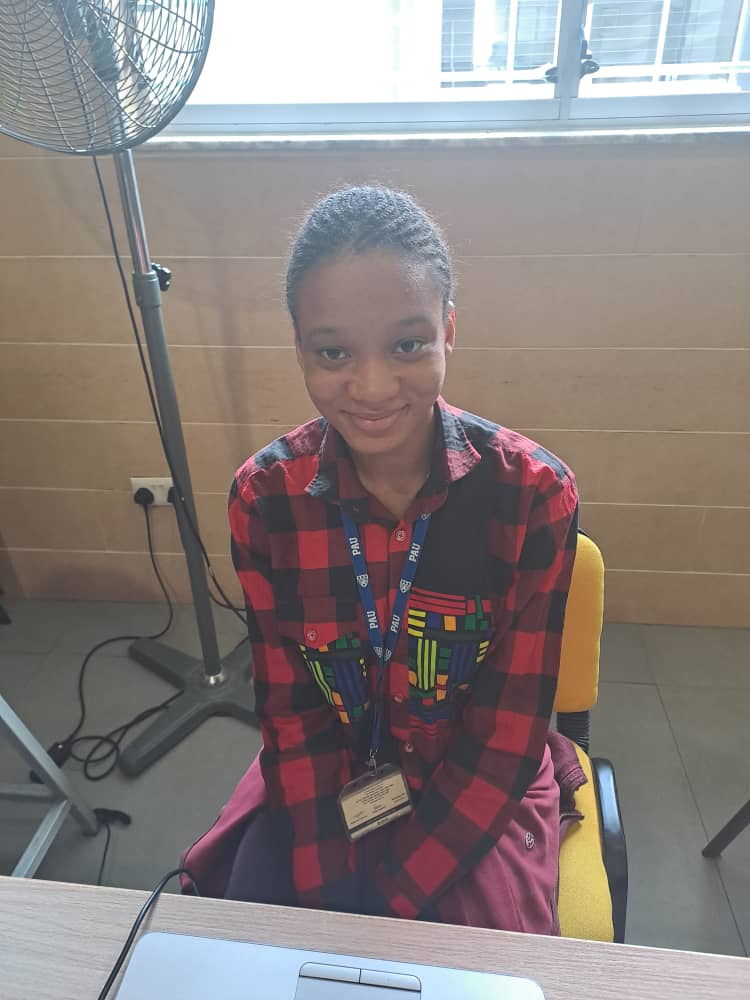
#> input picture wk2/Project2/dumebi.jpeg, 750 x 1000 px
$ python Project2.py
#> lines starting #> are read from the running program, lines starting #| are printed output that depends on the picture
import cv2
import matplotlib.pyplot as plt
import numpy as np

dumebi_image=cv2.imread("./dumebi.jpeg")
#> dumebi_image is the input picture: shape (1000, 750, 3); mean B, G, R 127.7, 129, 137.5
bimpe_image=cv2.imread("./bimpe.jpeg")
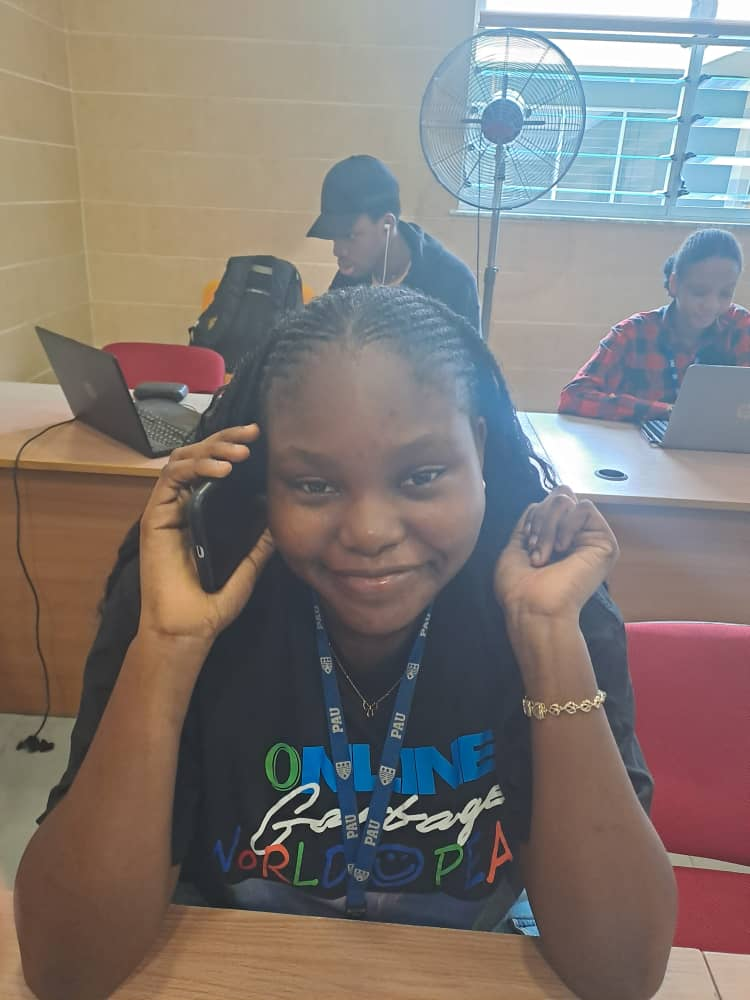
#> input picture wk2/Project2/bimpe.jpeg, 750 x 1000 px
#> bimpe_image is the input picture: shape (1000, 750, 3); mean B, G, R 115.9, 120.2, 128
ada_image=cv2.imread("./ada.jpeg")
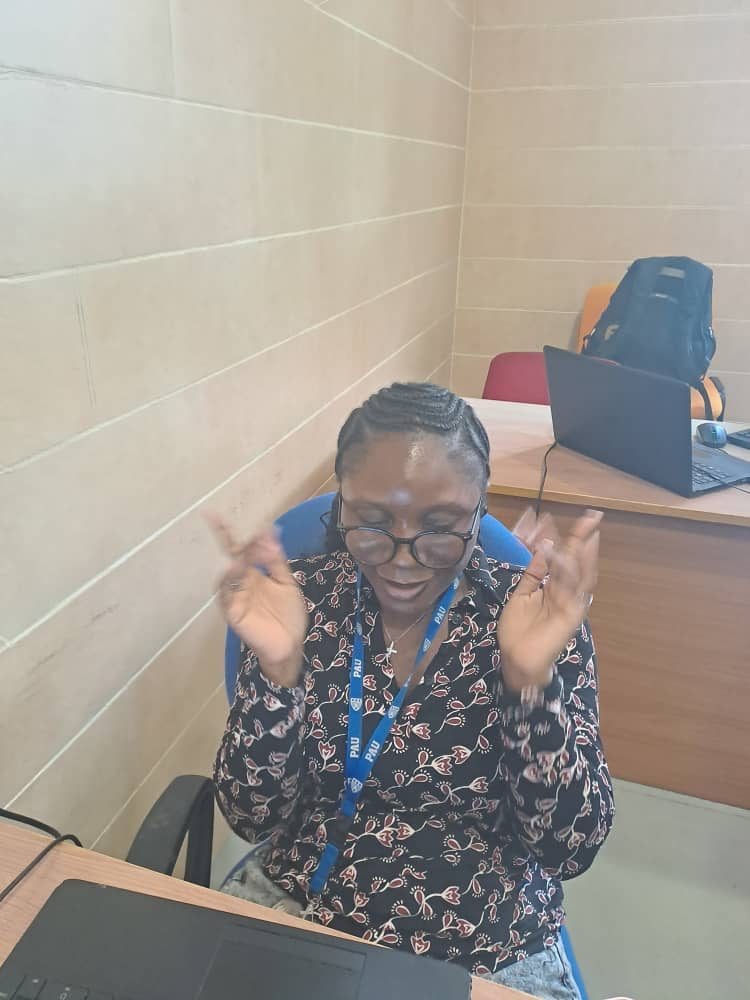
#> input picture wk2/Project2/ada.jpeg, 750 x 1000 px
#> ada_image is the input picture: shape (1000, 750, 3); mean B, G, R 147.4, 154.8, 160.8
chima_image=cv2.imread("./chima.jpeg")
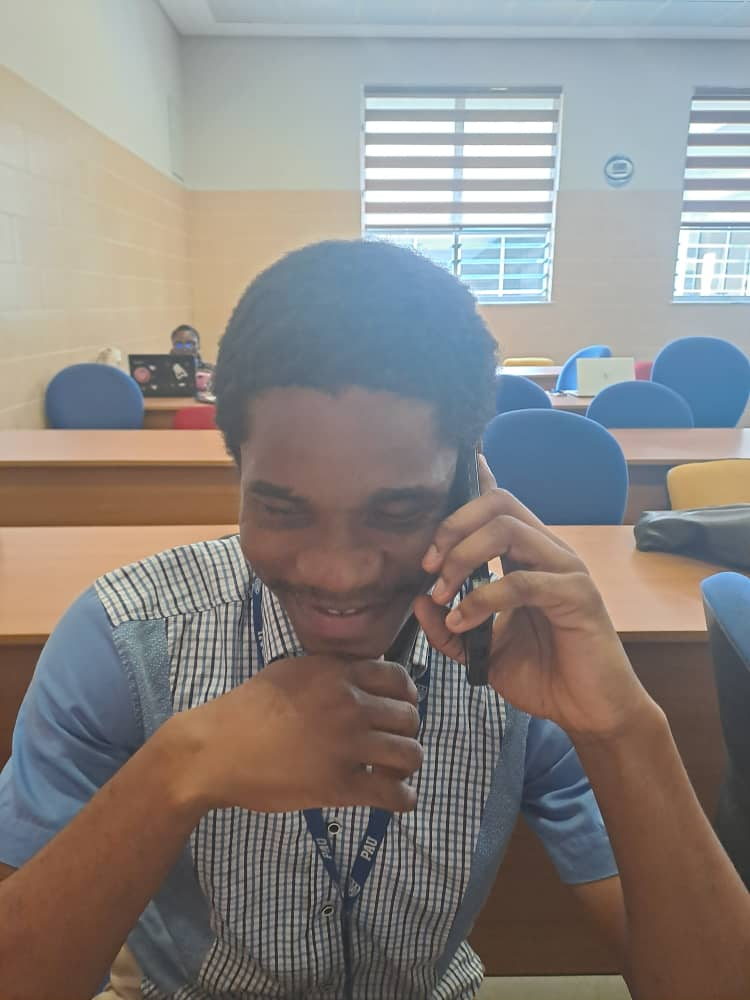
#> input picture wk2/Project2/chima.jpeg, 750 x 1000 px
#> chima_image is the input picture: shape (1000, 750, 3); mean B, G, R 129.5, 132.8, 137.7
clement_image=cv2.imread("./clement.jpeg")
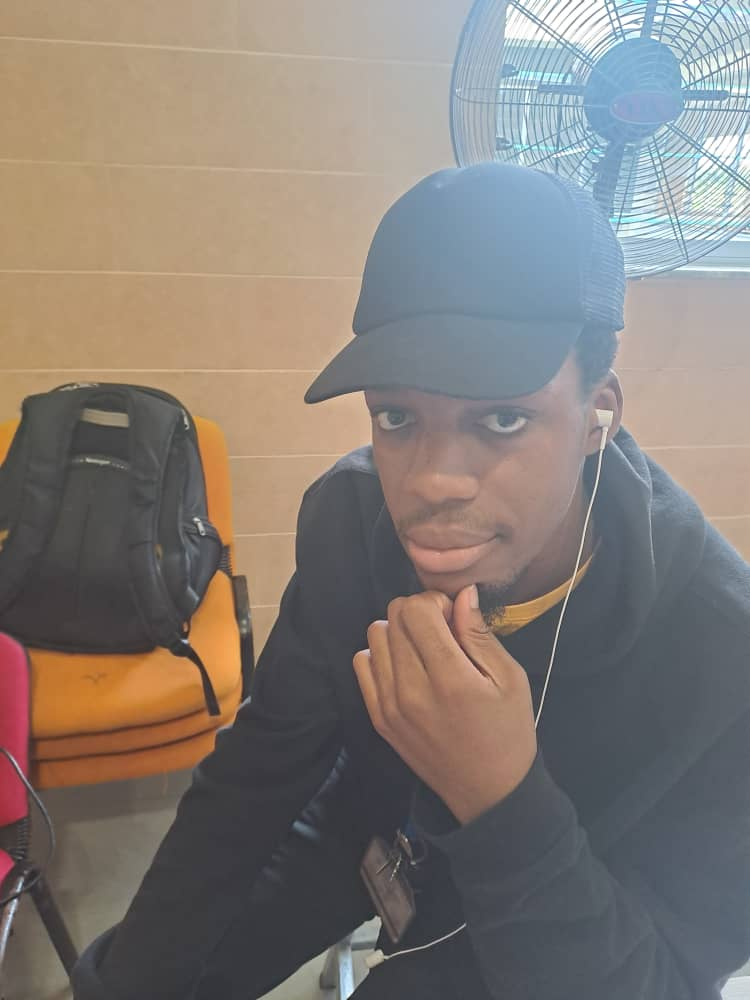
#> input picture wk2/Project2/clement.jpeg, 750 x 1000 px
#> clement_image is the input picture: shape (1000, 750, 3); mean B, G, R 118.8, 124.6, 132.4
esonu_image=cv2.imread("./esonu.jpeg")
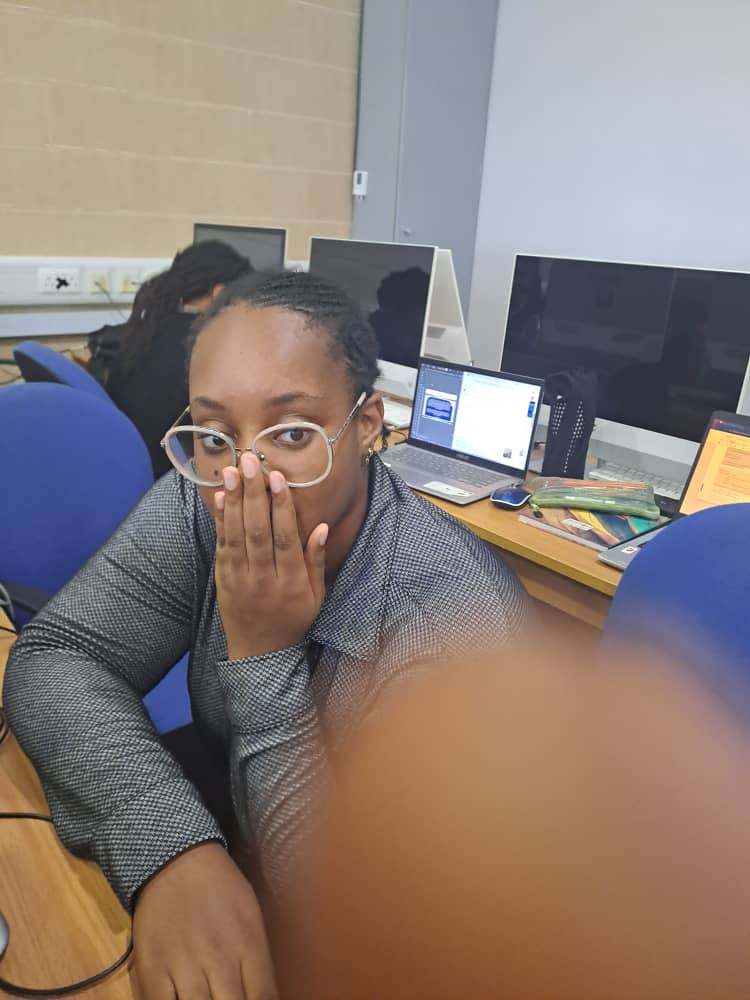
#> input picture wk2/Project2/esonu.jpeg, 750 x 1000 px
#> esonu_image is the input picture: shape (1000, 750, 3); mean B, G, R 119.1, 124.5, 138.2
love_image=cv2.imread("./love.jpeg")
maryam_image=cv2.imread("./maryam.jpeg")
miracle_image=cv2.imread("./miracle.jpeg")
oyinda_image=cv2.imread("./oyinda.jpeg")
tomi_image=cv2.imread("./tomi.jpeg")

lyst=["Dumebi", "Bimpe", "Ada","Chima", "Clement", "Esonu", "Love","Maryam", "Miracle", "Oyinda", "Tomi"]

picture_dict={
"Dumebi": dumebi_image,
"Bimpe": bimpe_image,
"Ada": ada_image,
"Chima": chima_image,
"Clement": clement_image,
"Esonu": esonu_image,
"Love":love_image,
"Maryam": maryam_image,
"Miracle": miracle_image,
"Oyinda": oyinda_image,
"Tomi": tomi_image
}

random_number=2112061254
matric_dict={}

for i in lyst:
    matric_dict[i]=random_number
    random_number+=1
print(matric_dict)

# [46 lines left out: functions InverseTransform, ImageScaling, not called in this run]


def Removing_Noise(imagex):

     # Plot the original image
    plt.subplot(1, 2, 1)
    plt.title("Original")
#> (the run stopped early here; a loop or call above may not have finished)
